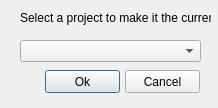
<?xml version="1.0" encoding="UTF-8"?>
<ui version="4.0">
 <class>Dialog</class>
 <widget class="QDialog" name="Dialog">
  <property name="geometry">
   <rect>
    <x>0</x>
    <y>0</y>
    <width>218</width>
    <height>108</height>
   </rect>
  </property>
  <property name="windowTitle">
   <string>Select a Project...</string>
  </property>
  <property name="styleSheet">
   <string notr="true">font: 8pt &quot;Arial&quot;;</string>
  </property>
  <widget class="QComboBox" name="cbProjects">
   <property name="geometry">
    <rect>
     <x>20</x>
     <y>40</y>
     <width>181</width>
     <height>22</height>
    </rect>
   </property>
  </widget>
  <widget class="QLabel" name="label">
   <property name="geometry">
    <rect>
     <x>20</x>
     <y>10</y>
     <width>191</width>
     <height>16</height>
    </rect>
   </property>
   <property name="text">
    <string>Select a project to make it the current.</string>
   </property>
   <property name="wordWrap">
    <bool>false</bool>
   </property>
  </widget>
  <widget class="QPushButton" name="btnOk">
   <property name="geometry">
    <rect>
     <x>45</x>
     <y>70</y>
     <width>75</width>
     <height>23</height>
    </rect>
   </property>
   <property name="text">
    <string>Ok</string>
   </property>
  </widget>
  <widget class="QPushButton" name="btnCancel">
   <property name="geometry">
    <rect>
     <x>125</x>
     <y>70</y>
     <width>75</width>
     <height>23</height>
    </rect>
   </property>
   <property name="text">
    <string>Cancel</string>
   </property>
  </widget>
 </widget>
 <tabstops>
  <tabstop>cbProjects</tabstop>
 </tabstops>
 <resources/>
 <connections/>
</ui>
